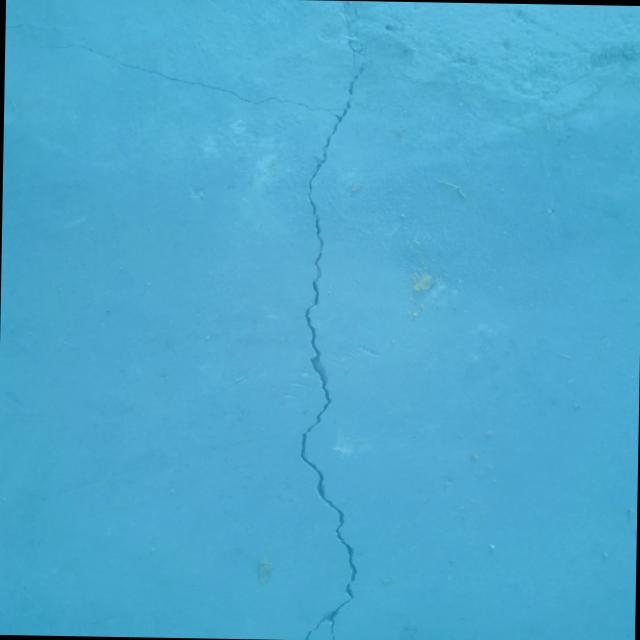
#> input picture segformer-pytorch/input.jpg, 640 x 640 px
$ python plot.attention.py
#> lines starting #> are read from the running program, lines starting #| are printed output that depends on the picture; after the words box and inside, x2 and y2 are one past the last pixel; in counts of white or black regions, pixels touching at a corner belong together
import cv2
import numpy as np
import matplotlib.pyplot as plt


def apply_jet_heatmap(gray_tensor):
    """将灰度图转为 Jet 热力图 (Blue=Low, Red=High)"""
    norm = cv2.normalize(gray_tensor, None, 0, 255, cv2.NORM_MINMAX).astype(np.uint8)
    heatmap = cv2.applyColorMap(norm, cv2.COLORMAP_JET)
    return cv2.cvtColor(heatmap, cv2.COLOR_BGR2RGB)


def overlay_images(bg_img, heatmap_rgb, alpha=0.5):
    """将热力图半透明叠加在原图上"""
    return cv2.addWeighted(bg_img, 1 - alpha, heatmap_rgb, alpha, 0)


def generate_grid_visualization(image_path='input.jpg'):
    # ==========================================
    # 1. 读取与核心信号提取 (Black-Hat 变换)
    # ==========================================
#> called with image_path = 'input.jpg'
    try:
        img = cv2.imread(image_path)
#> img is the input picture: shape (640, 640, 3); mean B, G, R 205.9, 168.3, 76.7
        if img is None: raise Exception("File not found")
        img = cv2.resize(img, (512, 512))
#> img: shape (512, 512, 3)
    except:
        print("⚠️ 未找到 input.jpg，生成模拟数据...")
        img = np.zeros((512, 512, 3), dtype=np.uint8) + 120
        cv2.line(img, (100, 50), (400, 450), (40, 40, 40), 8)  # 模拟暗裂缝

    gray = cv2.cvtColor(img, cv2.COLOR_BGR2GRAY)
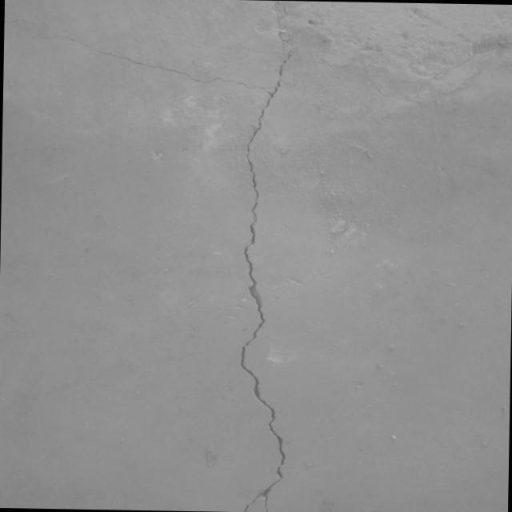
#> gray: shape (512, 512); min 0, max 177, mean 145.2

    # 🌟 核心修复技术：黑帽运算 (Black-Hat)
    # 专门提取亮背景下的暗细节，对水下裂缝极度有效
    kernel = cv2.getStructuringElement(cv2.MORPH_RECT, (15, 15))
    # 原始裂缝信号 (背景变为纯黑，裂缝变为灰/白)
    crack_signal = cv2.morphologyEx(gray, cv2.MORPH_BLACKHAT, kernel)

    # 增强信号强度 (拉伸对比度)
    crack_signal = cv2.normalize(crack_signal, None, 0, 255, cv2.NORM_MINMAX)

    # ==========================================
    # 2. 模拟三个模块的效果
    # ==========================================

    # --- A. 模拟 CoordAtt (连通性恢复) ---
    # 效果：光晕感，连贯，但不锐利
    # 操作：对信号做膨胀 + 高斯模糊
    feat_coord = cv2.GaussianBlur(crack_signal, (25, 25), 0)
    feat_coord = cv2.convertScaleAbs(feat_coord, alpha=2.5, beta=0)  # 提亮

    # --- B. 模拟 CBAM (边缘锐化 + 引入噪点) ---
    # 效果：裂缝很亮，但背景出现很多红色噪点
    # 操作：原始信号锐化 + 添加随机背景噪声
    noise = np.random.randint(0, 80, crack_signal.shape, dtype=np.uint8)  # 模拟水草噪点
    feat_cbam = cv2.addWeighted(crack_signal, 1.2, noise, 0.5, 0)
    # 锐化
    kernel_sharp = np.array([[0, -1, 0], [-1, 5, -1], [0, -1, 0]])
    feat_cbam = cv2.filter2D(feat_cbam, -1, kernel_sharp)
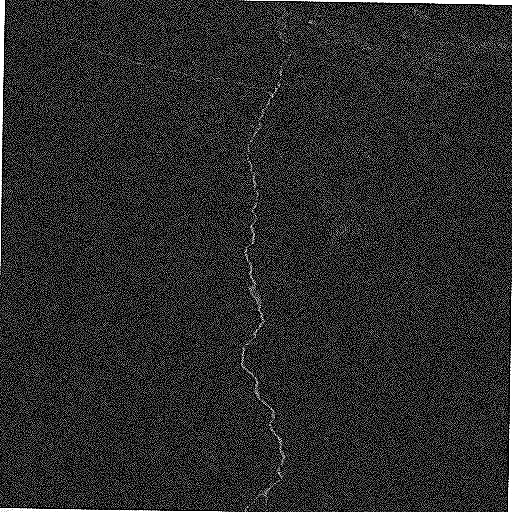
#> feat_cbam: shape (512, 512); min 0, max 255, mean 42.1

    # --- C. 模拟 FIM (去噪输出) ---
    # 效果：只有裂缝是红的，背景是纯深蓝
    # 操作：利用形态学掩码过滤掉 CBAM 中的背景噪点
    # 1. 制作掩码 (只要裂缝区域)
    _, mask = cv2.threshold(crack_signal, 30, 255, cv2.THRESH_BINARY)
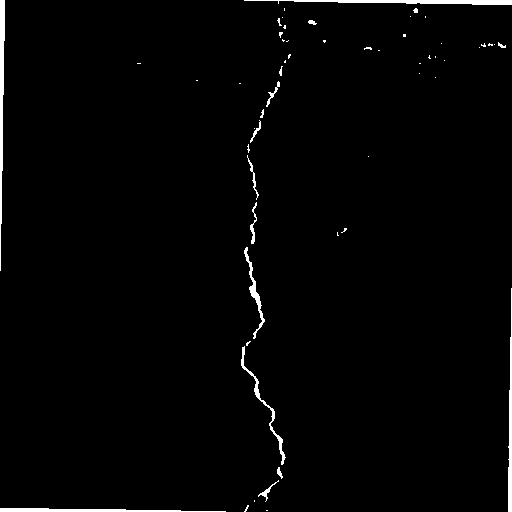
#> mask: shape (512, 512); 1.6% white; 55 white regions (39 under 20 px), largest, box (x1, y1, x2, y2) and area: (244, 0, 512, 5) 806, (0, 0, 5, 271) 802, (0, 508, 226, 512) 582
    mask = cv2.dilate(mask, np.ones((5, 5)), iterations=2)  # 稍微扩大一点掩码范围
#> mask: shape (512, 512); 6.4% white; 19 white regions, largest, box (x1, y1, x2, y2) and area: (237, 50, 295, 512) 6746, (240, 0, 512, 46) 2756, (0, 0, 9, 275) 1922
    mask_float = mask.astype(np.float32) / 255.0

    # 2. 乘法抑制 (Background Suppression)
    feat_fim = feat_cbam.astype(np.float32) * mask_float
    feat_fim = np.clip(feat_fim * 1.5, 0, 255).astype(np.uint8)  # 再次提亮裂缝

    # ==========================================
    # 3. 生成 2x4 网格图
    # ==========================================
    img_rgb = cv2.cvtColor(img, cv2.COLOR_BGR2RGB)

    # 生成热力图
    hm_coord = apply_jet_heatmap(feat_coord)
    hm_cbam = apply_jet_heatmap(feat_cbam)
#> in apply_jet_heatmap (call 2), `heatmap = cv2.applyColorMap(norm, cv2.COLORMAP_JET)`:
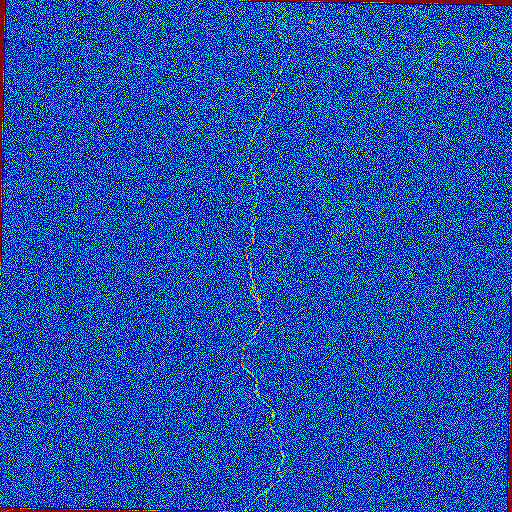
#> heatmap: shape (512, 512, 3); mean B, G, R 180.9, 76.3, 15.3
    hm_fim = apply_jet_heatmap(feat_fim)
#> in apply_jet_heatmap (call 3), `heatmap = cv2.applyColorMap(norm, cv2.COLORMAP_JET)`:
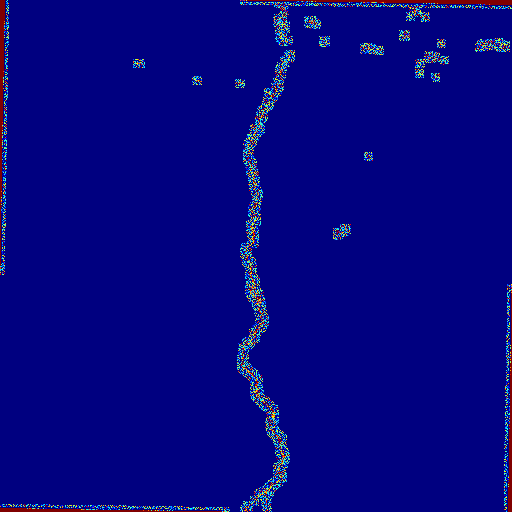
#> heatmap: shape (512, 512, 3); mean B, G, R 127.5, 4.7, 4.3

    # 生成叠加图
    ov_coord = overlay_images(img_rgb, hm_coord)
    ov_cbam = overlay_images(img_rgb, hm_cbam)
#> call 2 of overlay_images, with alpha = 0.5
#> in overlay_images (call 2), `return cv2.addWeighted(bg_img, 1 - alpha, heatmap_rgb, alpha, 0)`:
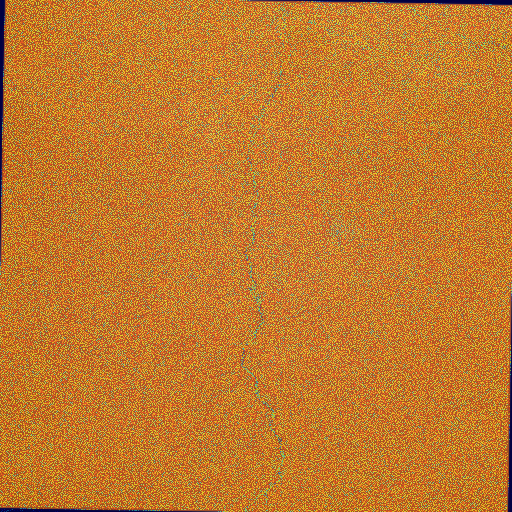
#> returned value: shape (512, 512, 3); mean of channels 0, 1, 2 46, 122.3, 193.4; drawn as B, G, R
    ov_fim = overlay_images(img_rgb, hm_fim)
#> call 3 of overlay_images, with alpha = 0.5
#> in overlay_images (call 3), `return cv2.addWeighted(bg_img, 1 - alpha, heatmap_rgb, alpha, 0)`:
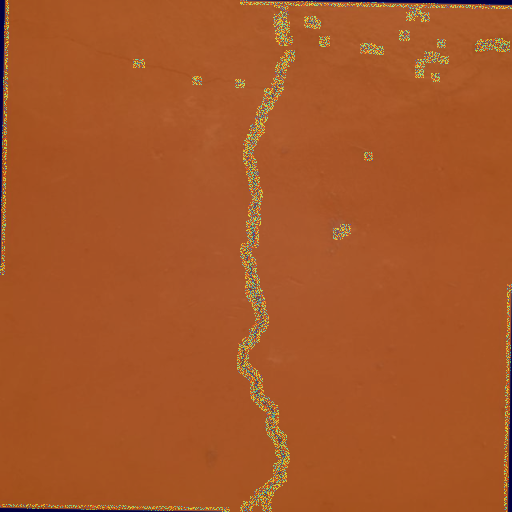
#> returned value: shape (512, 512, 3); mean of channels 0, 1, 2 40.5, 86.5, 166.7; drawn as B, G, R

    # 绘图设置
    fig, axes = plt.subplots(2, 4, figsize=(20, 10))
    plt.subplots_adjust(wspace=0.05, hspace=0.1, left=0.01, right=0.99)

    # 定义标签
    titles = ["Input Image", "After CoordAtt", "After CBAM", "After FIM (Output)"]
    subtitles = [
        "(Original underwater image)",
        "(Topology Recovered)",
        "(Edges Sharpened\nbut Noise Increased)",
        "(Noise Removed\nClean Structure)"
    ]

    # --- 第一行：纯热力图 (Feature Maps) ---
    # Col 1: Input (直接显示原图)
    axes[0, 0].imshow(img_rgb)

    # Col 2: CoordAtt
    axes[0, 1].imshow(hm_coord)

    # Col 3: CBAM
    axes[0, 2].imshow(hm_cbam)

    # Col 4: FIM (这里绝对不会黑了)
    axes[0, 3].imshow(hm_fim)

    # --- 第二行：叠加图 (Overlay) ---
    axes[1, 0].imshow(img_rgb)  # 重复原图，保持对齐
    axes[1, 1].imshow(ov_coord)
    axes[1, 2].imshow(ov_cbam)
    axes[1, 3].imshow(ov_fim)

    # --- 统一设置标题和样式 ---
    for col in range(4):
        # 设置第一行的标题
        axes[0, col].set_title(titles[col], fontsize=16, fontweight='bold', pad=10)

        # 设置第二行的底部说明
        axes[1, col].set_xlabel(subtitles[col], fontsize=13, style='italic')

        # 去除坐标轴
        axes[0, col].axis('off')
        axes[1, col].set_xticks([])
        axes[1, col].set_yticks([])

        # 给图片加黑框
        for row in range(2):
            for spine in axes[row, col].spines.values():
                spine.set_visible(True)
                spine.set_edgecolor('black')
                spine.set_linewidth(2)

    save_path = "final_grid_fixed.png"
    plt.savefig(save_path, dpi=300, bbox_inches='tight')
    print(f"✅ 2x4 布局修复版已生成: {save_path}")
    plt.show()


if __name__ == "__main__":
    generate_grid_visualization()
